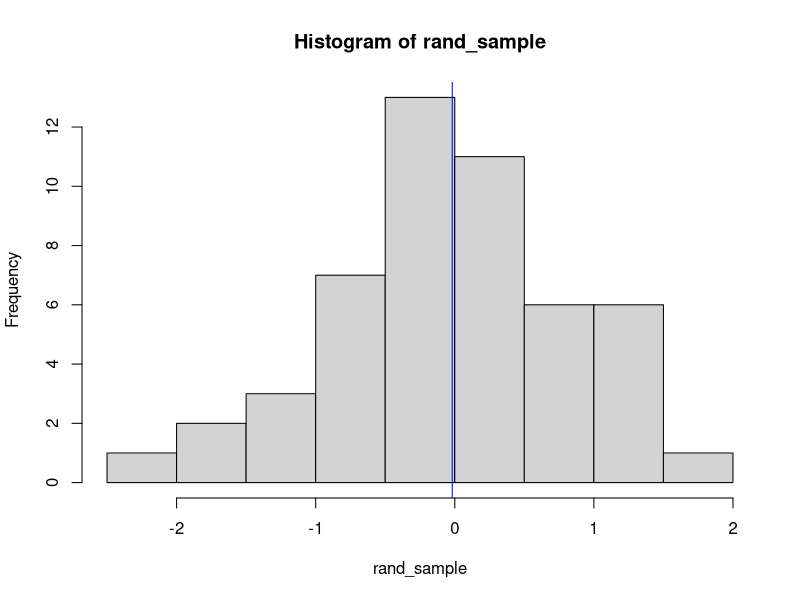
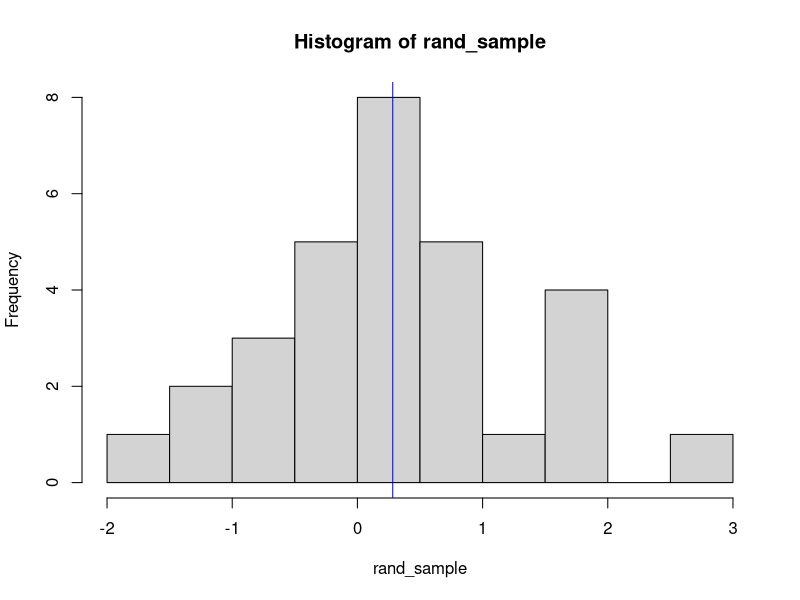
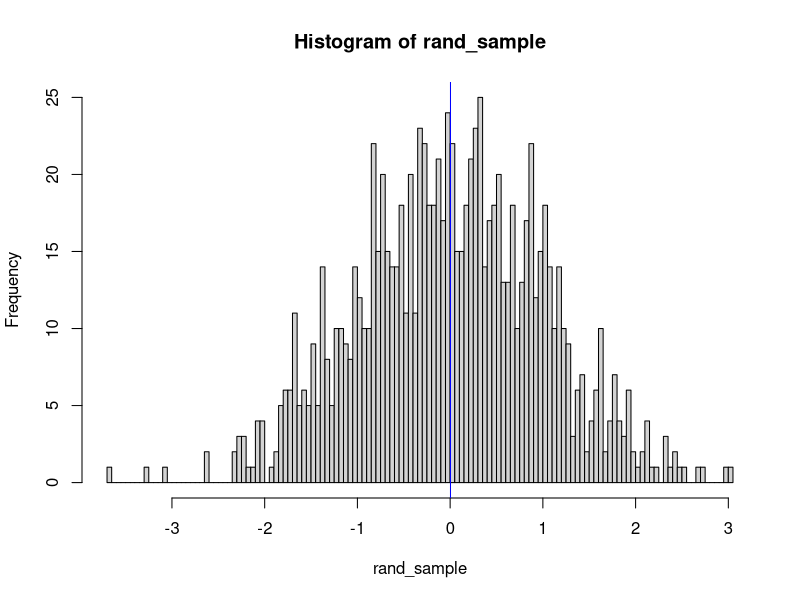
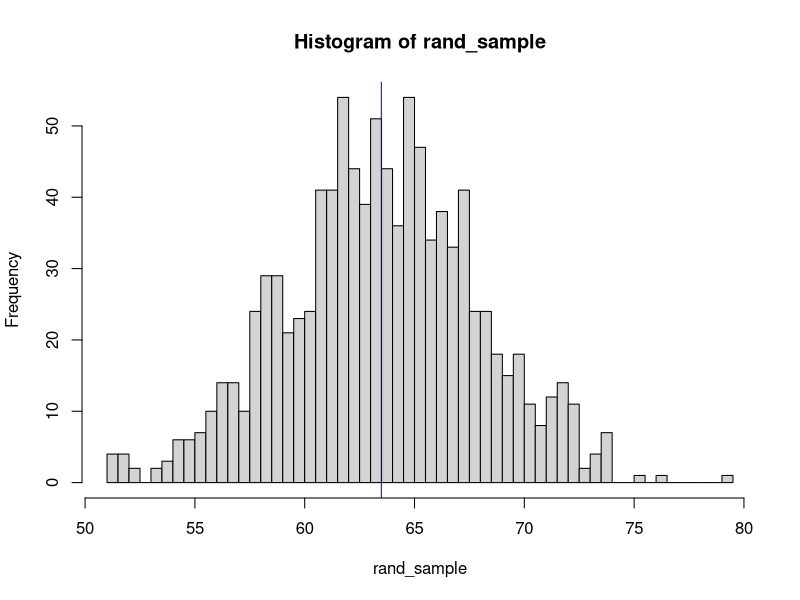
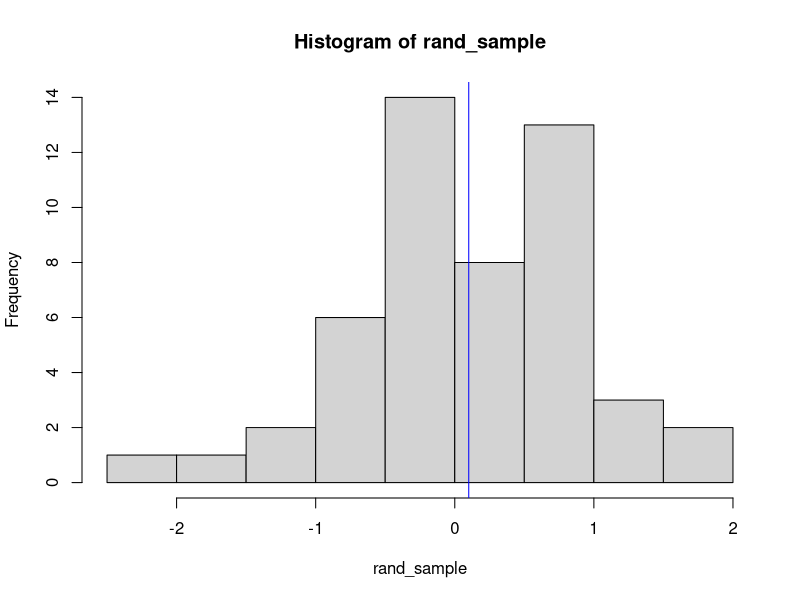

Write R code to recreate these figures, in order.
####################
## plot_random_function.R
##
## Abigail Templin
##
## Purpose:
##  A function that will generate a random
##    sample of normal values, plot a histogram
##    with an overlaid mean on the plot
##    and returns summary statistics about the
##    generated data.
##
## Inputs:
##  numpts  = the number of points to generate, defaults to 50
##  bins    = the number of breakpoints in the hist() function, 
##            defaults to 10
##  mu      = mean of Normal Dsitribution, defaults to 0
##  sigma   = standard deviation of Normal Distribution,
##            defaults to 0
##  seed    = seed for the random number generator, defaults
##            to NULL -- so random each time, but user
##            can override the value
##
## Outputs:
##  A list is returned with the following elements
##    Random_Sample = the generated random sample
##    Mean_Sample   = the mean of the random sample
##    SD_Sample     = the standard deviation of the random sample


plotRandomNormals <- function(numpts=50, bins=10,
                              mu=0, sigma=1,
                              seed=NULL) {
  set.seed(seed)
  rand_sample <- rnorm(numpts, mean=mu, sd=sigma)
  hist(rand_sample, breaks=bins+1)
  abline(v = mean(rand_sample), col="blue")
  list(Random_Sample = rand_sample, 
       Mean_Sample = mean(rand_sample), 
       SD_Sample = sd(rand_sample))
}

## Default Values
plotRandomNormals()

## User specified number of points
plotRandomNormals(numpts = 30)

plotRandomNormals(numpts=1000, bins=200)

plotRandomNormals(numpts=1000, bins=50, mu=63.5, sigma=4.5)

plotRandomNormals(seed=1)
